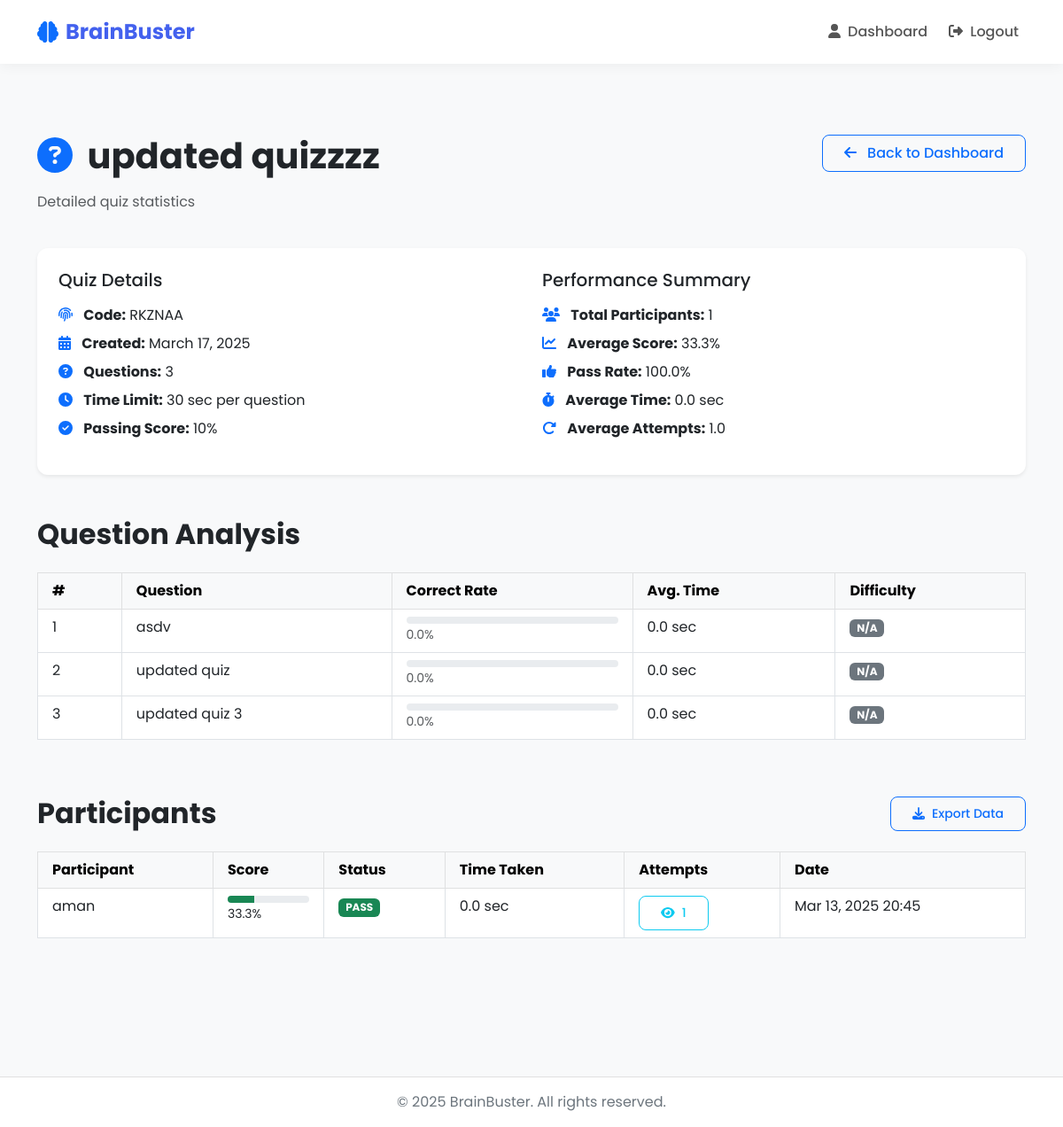
The page /quizzes/quiz/15/stats/ (signed in) on the database its author committed.
### quizzes/models.py (models this page shows, shortened)
class Quiz(models.Model):
    title = models.CharField(max_length=255)
    description = models.TextField(blank=True, null=True)
    icon = models.CharField(max_length=50, default="question-circle")
    code = models.CharField(max_length=10, unique=True, default=generate_unique_code)
    created_by = models.ForeignKey(User, on_delete=models.CASCADE, related_name='quizzes')
    created_at = models.DateTimeField(auto_now=True)
    time_limit_per_question = models.IntegerField(help_text="Time limit in seconds", default=30)
    minimum_score_percentage = models.IntegerField(help_text="Minimum score required to pass (%)", default=60)

class Question(models.Model):
    quiz = models.ForeignKey(Quiz, related_name="questions", on_delete=models.CASCADE)
    text = models.TextField()

class Participation(models.Model):
    user = models.ForeignKey(User, on_delete=models.CASCADE, related_name='participations')
    quiz = models.ForeignKey(Quiz, on_delete=models.CASCADE, related_name='participations')
    score = models.FloatField(default=0.0)
    submitted_at = models.DateTimeField(auto_now=True)
    total_time_taken = models.IntegerField(default=0, help_text="Total time taken for the quiz in seconds")
    attempt_number = models.IntegerField(default=1, help_text="The attempt number for this user on this quiz")

### quizzes/views.py (the view)
# urls.py: path('quiz/<int:quiz_id>/stats/', views.quiz_stats, name='quiz_stats'),
@login_required
def quiz_stats(request, quiz_id):
    quiz = get_object_or_404(Quiz, id=quiz_id, created_by=request.user)
    all_participations = list(quiz.participations.all().select_related('user').order_by('user__id', '-submitted_at'))
    unique_users = {}
    for participation in all_participations:
        user_id = participation.user.id
        if user_id not in unique_users:
            unique_users[user_id] = participation
    participations = list(unique_users.values())
    user_attempts = {}
    for participation in all_participations:
        user_id = participation.user.id
        user_attempts[user_id] = user_attempts.get(user_id, 0) + 1
    for participation in participations:
        participation.attempts = user_attempts[participation.user.id]
    total_participants = len(participations)
    average_score = 0
    pass_rate = 0
    average_time = 0
    average_attempts = 0
    if total_participants > 0:
        average_score = sum(p.score for p in participations) / total_participants
        passing_participants = sum(1 for p in participations if p.score >= quiz.minimum_score_percentage)
        pass_rate = (passing_participants / total_participants * 100)
        total_time = sum(p.total_time_taken for p in participations if p.total_time_taken is not None)
        average_time = total_time / total_participants if total_participants > 0 else 0
        average_attempts = sum(user_attempts.values()) / len(user_attempts) if user_attempts else 0
    questions = list(quiz.questions.all().prefetch_related('options'))
    for question in questions:
        answers = Answer.objects.filter(question=question, participation__in=participations)
        total_answers = answers.count()
        if total_answers > 0:
            correct_count = answers.filter(selected_option__is_correct=True).count()
            question.correct_rate = round((correct_count / total_answers * 100), 1)
            total_time = sum(a.time_taken for a in answers if a.time_taken is not None)
            question.avg_time = round(total_time / total_answers, 1)
            if question.correct_rate >= 70:
                question.difficulty = "Easy"
                question.difficulty_class = "bg-success"
            elif question.correct_rate >= 40:
                question.difficulty = "Medium"
                question.difficulty_class = "bg-warning"
            else:
                question.difficulty = "Hard"
                question.difficulty_class = "bg-danger"
        else:
            question.correct_rate = 0
            question.avg_time = 0
            question.difficulty = "N/A"
            question.difficulty_class = "bg-secondary"
    return render(request, 'quizzes/quiz_stats.html', {
        'quiz': quiz,
        'participations': participations,  # Only latest per user
        'all_participations': all_participations,  # For modal
        'average_score': average_score,
        'pass_rate': pass_rate,
        'average_time': average_time,
        'average_attempts': average_attempts,
        'questions': questions,
    })

### templates/quizzes/quiz_stats.html (shortened to what this page needs)
{% extends 'base.html' %}
{% block content %}
<div class="container py-5">
    <div class="row mb-4">
        <div class="col-md-8">
            <h1 class="fw-bold mb-3">
                <i class="fas fa-{{ quiz.icon|default:'question-circle' }} text-primary me-2"></i>
                {{ quiz.title }}
            </h1>
            <p class="text-muted">Detailed quiz statistics</p>
        </div>
        <div class="col-md-4 text-end">
            <a href="{% url 'dashboard' %}" class="btn btn-outline-primary">
                <i class="fas fa-arrow-left me-2"></i> Back to Dashboard
            </a>
        </div>
    </div>
    <div class="row mb-4">
        <div class="col-12">
            <div class="card shadow-sm border-0">
                <div class="card-body p-4">
                    <div class="row">
                        <div class="col-md-6">
                            <h5 class="mb-3">Quiz Details</h5>
                            <ul class="list-unstyled">
                                <li class="mb-2">
                                    <i class="fas fa-fingerprint me-2 text-primary"></i>
                                    <strong>Code:</strong> {{ quiz.code }}
                                </li>
                                <li class="mb-2">
                                    <i class="fas fa-calendar-alt me-2 text-primary"></i>
                                    <strong>Created:</strong> {{ quiz.created_at|date:"F j, Y" }}
                                </li>
                                <li class="mb-2">
                                    <i class="fas fa-question-circle me-2 text-primary"></i>
                                    <strong>Questions:</strong> {{ quiz.questions.count }}
                                </li>
                                <li class="mb-2">
                                    <i class="fas fa-clock me-2 text-primary"></i>
                                    <strong>Time Limit:</strong> {{ quiz.time_limit_per_question }} sec per question
                                </li>
                                <li class="mb-2">
                                    <i class="fas fa-check-circle me-2 text-primary"></i>
                                    <strong>Passing Score:</strong> {{ quiz.minimum_score_percentage }}%
                                </li>
                            </ul>
                        </div>
                        <div class="col-md-6">
                            <h5 class="mb-3">Performance Summary</h5>
                            <ul class="list-unstyled">
                                <li class="mb-2">
                                    <i class="fas fa-users me-2 text-primary"></i>
                                    <strong>Total Participants:</strong> {{ participations|length }}
                                </li>
                                <li class="mb-2">
                                    <i class="fas fa-chart-line me-2 text-primary"></i>
                                    <strong>Average Score:</strong> {{ average_score|floatformat:1 }}%
                                </li>
                                <li class="mb-2">
                                    <i class="fas fa-thumbs-up me-2 text-primary"></i>
                                    <strong>Pass Rate:</strong> {{ pass_rate|floatformat:1 }}%
                                </li>
                                <li class="mb-2">
                                    <i class="fas fa-stopwatch me-2 text-primary"></i>
                                    <strong>Average Time:</strong> {{ average_time|floatformat:1 }} sec
                                </li>
                                <li class="mb-2">
                                    <i class="fas fa-redo-alt me-2 text-primary"></i>
                                    <strong>Average Attempts:</strong> {{ average_attempts|floatformat:1 }}
                                </li>
                            </ul>
                        </div>
                    </div>
                </div>
            </div>
        </div>
    </div>
    <div class="row mt-5">
        <div class="col-12">
            <h2 class="fw-bold mb-4">Question Analysis</h2>
            <div class="table-responsive">
                <table class="table table-hover table-bordered">
                    <thead class="table-light">
                        <tr>
                            <th class="px-3 py-2">#</th>
                            <th class="px-3 py-2">Question</th>
                            <th class="px-3 py-2">Correct Rate</th>
                            <th class="px-3 py-2">Avg. Time</th>
                            <th class="px-3 py-2">Difficulty</th>
                        </tr>
                    </thead>
                    <tbody>
                        {% for question in questions %}
                        <tr>
                            <td class="px-3 py-2">{{ forloop.counter }}</td>
                            <td class="px-3 py-2">{{ question.text|truncatechars:50 }}</td>
                            <td class="px-3 py-2">
                                <div class="progress" style="height: 8px;">
                                </div>
                                <small class="text-muted">{{ question.correct_rate|floatformat:1 }}%</small>
                            </td>
                            <td class="px-3 py-2">{{ question.avg_time|floatformat:1 }} sec</td>
                            <td class="px-3 py-2">
                                <span class="badge {{ question.difficulty_class }}">{{ question.difficulty }}</span>
                            </td>
                        </tr>
                        {% endfor %}
                    </tbody>
                </table>
            </div>
        </div>
    </div>
    <div class="row mt-5">
        <div class="col-12">
            <h2 class="fw-bold mb-4">Participants
                <button type="button" class="btn btn-sm btn-outline-primary float-end" id="exportBtn">
                    <i class="fas fa-download me-1"></i> Export Data
                </button>
            </h2>
            {% if participations %}
                <div class="table-responsive">
                    <table class="table table-hover table-bordered" id="participantsTable">
                        <thead class="table-light">
                            <tr>
                                <th class="px-3 py-2">Participant</th>
                                <th class="px-3 py-2">Score</th>
                                <th class="px-3 py-2">Status</th>
                                <th class="px-3 py-2">Time Taken</th>
                                <th class="px-3 py-2">Attempts</th>
                                <th class="px-3 py-2">Date</th>
                            </tr>
                        </thead>
                        <tbody>
                            {% for participation in participations %}
                            <tr>
                                <td class="px-3 py-2">{{ participation.user.username }}</td>
                                <td class="px-3 py-2">
                                    <div class="progress" style="height: 8px;">
                                        <div class="progress-bar {% if participation.score >= quiz.minimum_score_percentage %}bg-success{% else %}bg-danger{% endif %}"
                                            role="progressbar" style="width: {{ participation.score|floatformat:0 }}%;">
                                        </div>
                                    </div>
                                    <small>{{ participation.score|floatformat:1 }}%</small>
                                </td>
                                <td class="px-3 py-2">
                                    <span class="badge {% if participation.score >= quiz.minimum_score_percentage %}bg-success{% else %}bg-danger{% endif %}">
                                        {% if participation.score >= quiz.minimum_score_percentage %}PASS{% else %}FAIL{% endif %}
                                    </span>
                                </td>
                                <td class="px-3 py-2">{{ participation.total_time_taken|floatformat:1 }} sec</td>
                                <td class="px-3 py-2">
                                    <button class="btn btn-sm btn-outline-info" data-bs-toggle="modal" data-bs-target="#attemptsModal{{ participation.user.id }}">
                                        <i class="fas fa-eye me-1"></i> {{ participation.attempts }}
                                    </button>
                                </td>
                                <td class="px-3 py-2">{{ participation.submitted_at|date:"M d, Y H:i" }}</td>
                            </tr>
                            {% endfor %}
                        </tbody>
                    </table>
                </div>
            {% endif %}
        </div>
    </div>
</div>
{% endblock %}

### static/css/style.css (style rules this page uses)
:root { --primary: #4361ee; --secondary: #3f37c9; --accent: #4cc9f0; --light: #f8f9fa; --dark: #212529; --success: #4ade80; --warning: #fbbf24; --danger: #f87171; --info: #60a5fa; }
body { font-family: 'Poppins', sans-serif; background-color: #f8f9fa; color: var(--dark); min-height: 100vh; display: flex; flex-direction: column; }
.card { border-radius: 12px; border: none; box-shadow: 0 5px 15px rgba(0, 0, 0, 0.05); transition: transform 0.3s ease, box-shadow 0.3s ease; }
.btn { border-radius: 8px; padding: 0.5rem 1.5rem; font-weight: 500; transition: all 0.3s ease; }

### templates/base.html (style rules this page uses)
.bg-success { background-color: #198754 !important; color: white; }

### rows shown on the page
Quiz: title "updated quizzzz", code "RKZNAA", created_at "March 17, 2025", questions.count "3", time_limit_per_question "30", minimum_score_percentage "10"
Question: text "asdv", correct_rate "0.0", avg_time "0.0", difficulty "N/A"
Question: text "updated quiz", correct_rate "0.0", avg_time "0.0", difficulty "N/A"
Question: text "updated quiz 3", correct_rate "0.0", avg_time "0.0", difficulty "N/A"
Participation: user.username "aman", score "33.3", shows "PASS", total_time_taken "0.0", attempts "1", submitted_at "Mar 13, 2025 20:45"

### other values the page prints
{{ participations|length }} "1"
{{ average_score|floatformat:1 }} "33.3"
{{ pass_rate|floatformat:1 }} "100.0"
{{ average_time|floatformat:1 }} "0.0"
{{ average_attempts|floatformat:1 }} "1.0"
